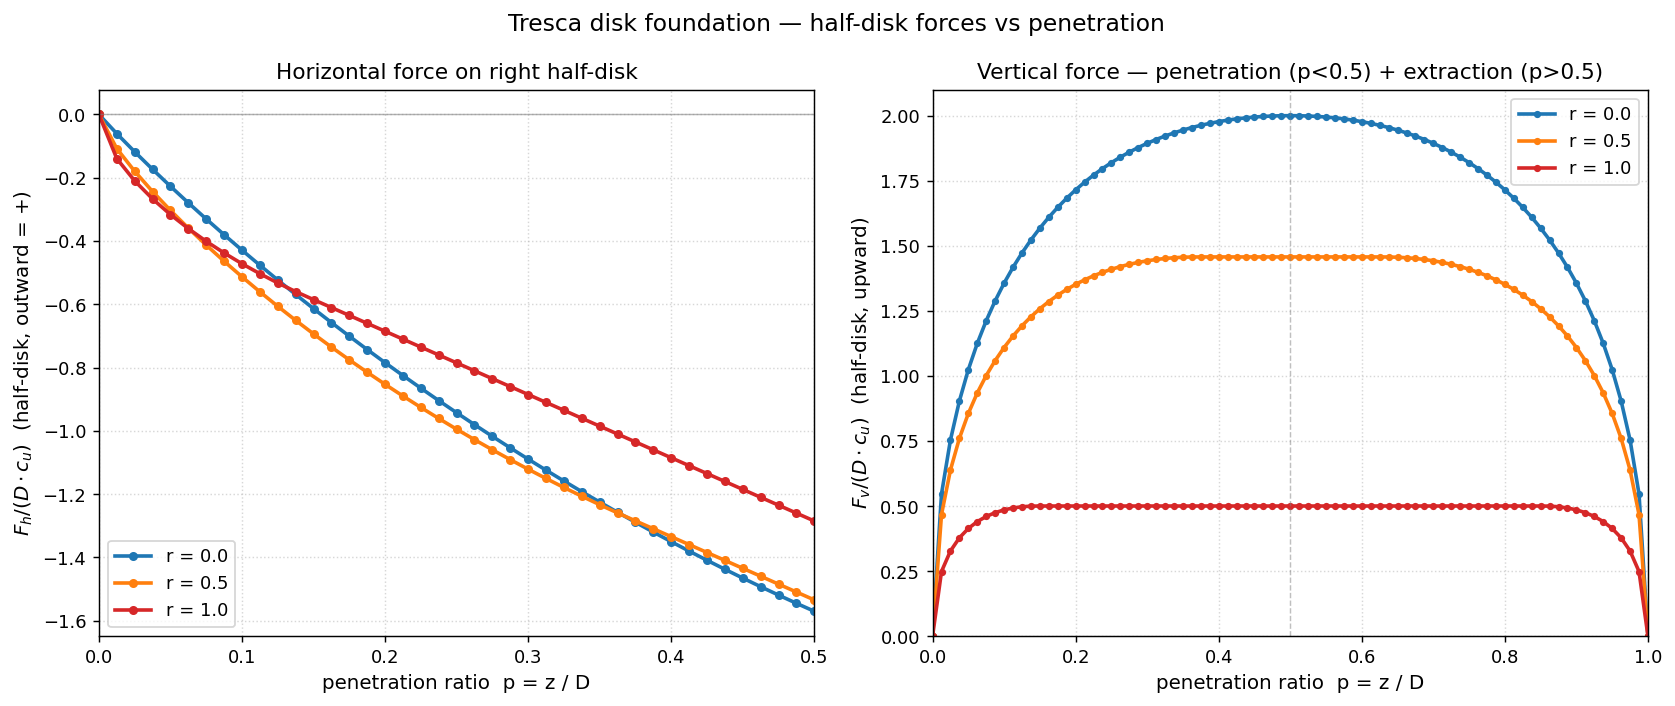

Source code (Python):
"""F_v and F_h on the right half-disk vs penetration ratio p (Tresca disk).

Right panel : F_v/(D·cu) for p ∈ [0, 1].  Penetration 0..0.5 from solver,
              extraction 0.5..1 by symmetry F_v(p) = F_v(1−p).
Left  panel : F_h/(D·cu) for p ∈ [0, 0.5].

Three curves per panel: r = 0, 0.5, 1.
"""
import matplotlib
matplotlib.use("Agg")
import matplotlib.pyplot as plt
import numpy as np

from slip_line.boundary import DiskFoundationBoundary
from slip_line.solver import DiskPrandtlSolver


def forces(p: float, r: float) -> tuple[float, float]:
    """(F_v, F_h) on the right half-disk, normalised by D·cu (cu=D=1)."""
    if p < 1e-9:
        return 0.0, 0.0
    disk = DiskFoundationBoundary(cu=1.0, D=1.0, p=p, r=r)
    s = DiskPrandtlSolver(disk=disk, n_fan=18, n_disk=30)
    s.solve()
    F = s.forces_on_half_disk()
    return F['F_v'], F['F_h']


ps_pen = np.linspace(0.0, 0.5, 41)
rs     = [0.0, 0.5, 1.0]
colors = {0.0: 'tab:blue', 0.5: 'tab:orange', 1.0: 'tab:red'}

fig, (axH, axV) = plt.subplots(1, 2, figsize=(13, 5.5))

for r in rs:
    Fv_pen = np.empty_like(ps_pen)
    Fh_pen = np.empty_like(ps_pen)
    for i, p in enumerate(ps_pen):
        Fv_pen[i], Fh_pen[i] = forces(p, r)

    # ---- Left panel: F_h for p ∈ [0, 0.5] ----
    axH.plot(ps_pen, Fh_pen, color=colors[r], lw=2.0,
             marker='o', ms=4, label=f'r = {r:.1f}')

    # ---- Right panel: F_v for p ∈ [0, 1] (mirror for extraction) ----
    ps_full = np.concatenate([ps_pen, 1.0 - ps_pen[::-1][1:]])
    Fv_full = np.concatenate([Fv_pen, Fv_pen[::-1][1:]])
    axV.plot(ps_full, Fv_full, color=colors[r], lw=2.0,
             marker='o', ms=3, label=f'r = {r:.1f}')

# Left panel formatting
axH.set_xlim(0.0, 0.5)
axH.set_xlabel('penetration ratio  p = z / D', fontsize=11)
axH.set_ylabel(r'$F_h / (D \cdot c_u)$  (half-disk, outward = +)', fontsize=11)
axH.set_title('Horizontal force on right half-disk', fontsize=12)
axH.grid(True, linestyle=':', alpha=0.5)
axH.legend(loc='best', fontsize=10)
axH.axhline(0.0, color='gray', linewidth=0.8, alpha=0.6)

# Right panel formatting
axV.set_xlim(0.0, 1.0)
axV.set_ylim(bottom=0)
axV.set_xlabel('penetration ratio  p = z / D', fontsize=11)
axV.set_ylabel(r'$F_v / (D \cdot c_u)$  (half-disk, upward)', fontsize=11)
axV.set_title('Vertical force — penetration (p<0.5) + extraction (p>0.5)', fontsize=12)
axV.grid(True, linestyle=':', alpha=0.5)
axV.legend(loc='best', fontsize=10)
axV.axvline(0.5, color='gray', linestyle='--', linewidth=0.8, alpha=0.5)

fig.suptitle('Tresca disk foundation — half-disk forces vs penetration',
             fontsize=13)
fig.tight_layout()
fig.savefig(r'c:\Appl\Slip_line\plot_disk_Fv_Fh_vs_p.png',
            dpi=130, bbox_inches='tight')
print("saved plot_disk_Fv_Fh_vs_p.png")

# Summary table
print(f"\n{'p':>5s}  " +
      "  ".join(f"Fv(r={r:.1f})".rjust(12) for r in rs) + "  " +
      "  ".join(f"Fh(r={r:.1f})".rjust(12) for r in rs))
for i, p in enumerate(ps_pen[::4]):
    idx = i * 4
    Fv = [forces(p, r)[0] for r in rs]
    Fh = [forces(p, r)[1] for r in rs]
    print(f"{p:5.3f}  " +
          "  ".join(f"{v:12.4f}" for v in Fv) + "  " +
          "  ".join(f"{h:12.4f}" for h in Fh))
